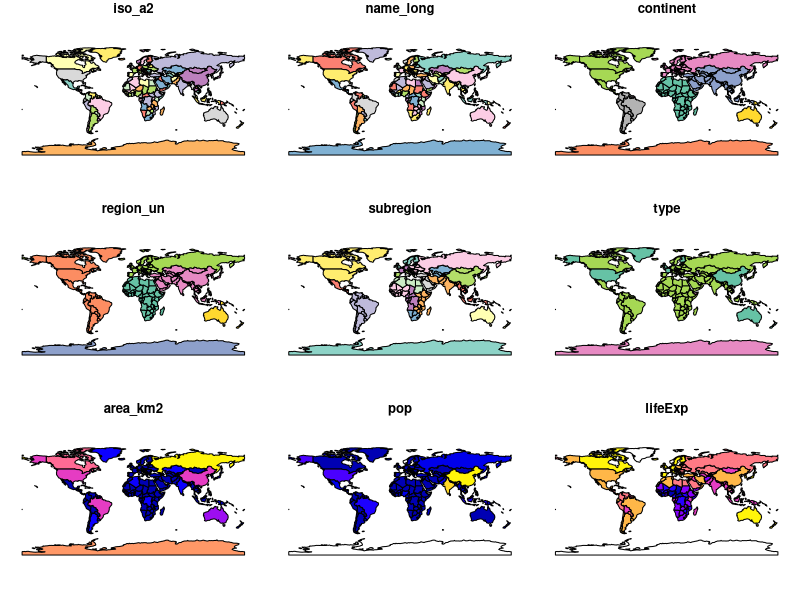
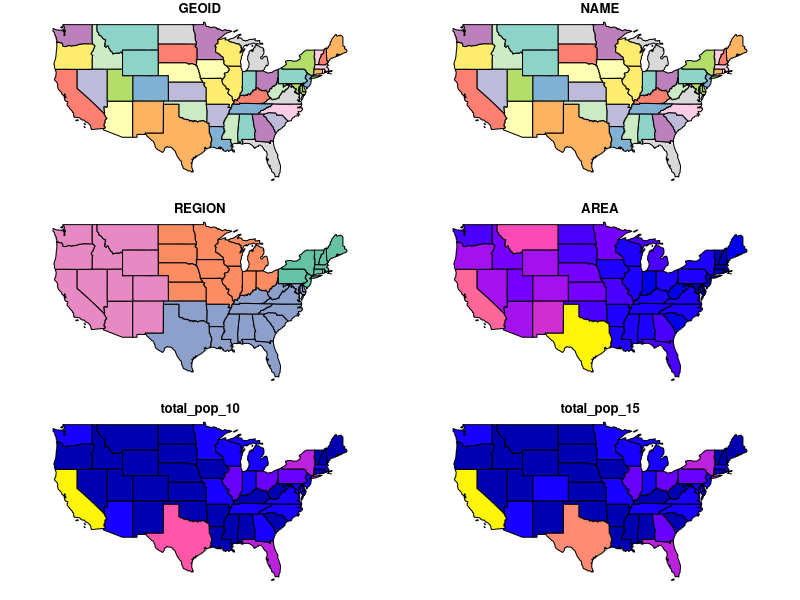
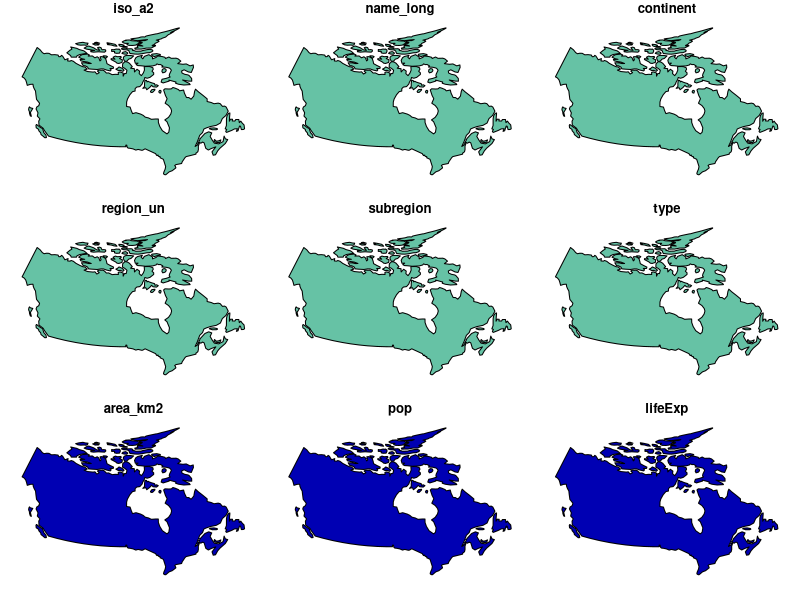
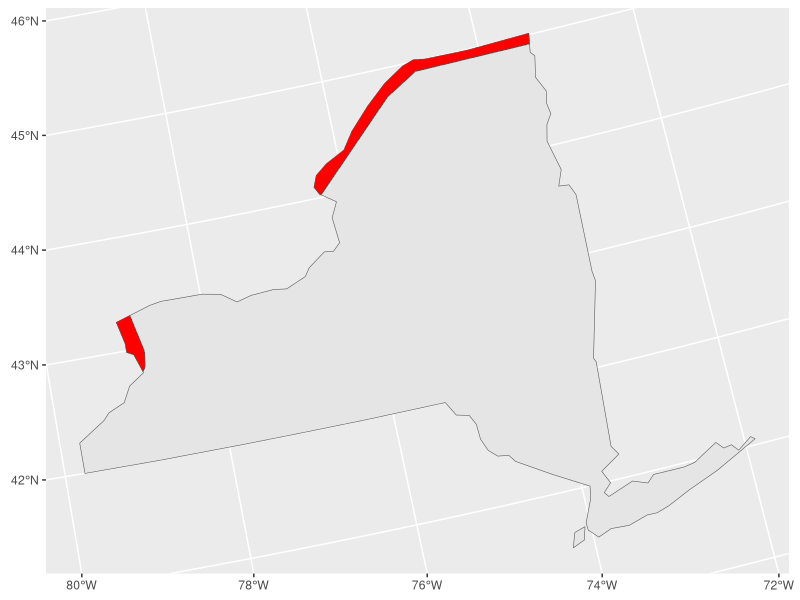

R code for these plots, in order:
#install.packages("spData")
#install.packages("sf")

library(spData)
library(sf)
library(tidyverse)
library(units)

data(world)
data(us_states)
plot(world)
plot(us_states)

albers="+proj=aea +lat_1=29.5 +lat_2=45.5 +lat_0=37.5 +lon_0=-96 +x_0=0 +y_0=0 +ellps=GRS80 +datum=NAD83 +units=m +no_defs"
Canada1 <- st_transform(world, albers)
world_Canada <- Canada1 %>% filter(name_long == "Canada")
Buffer_Canada <- st_buffer(world_Canada, dist = 10000)
plot(world_Canada)

Trans_US <- st_transform(us_states, albers)
Filter_US <- Trans_US %>% filter(NAME == "New York")
Merge <- st_intersection(Buffer_Canada, Filter_US)

ggplot(Merge)+
  geom_sf(data = Filter_US)+
  geom_sf(data = Merge, fill = "Red" )
MergeArea<- st_area(Merge)
set_units(MergeArea, km^2)
